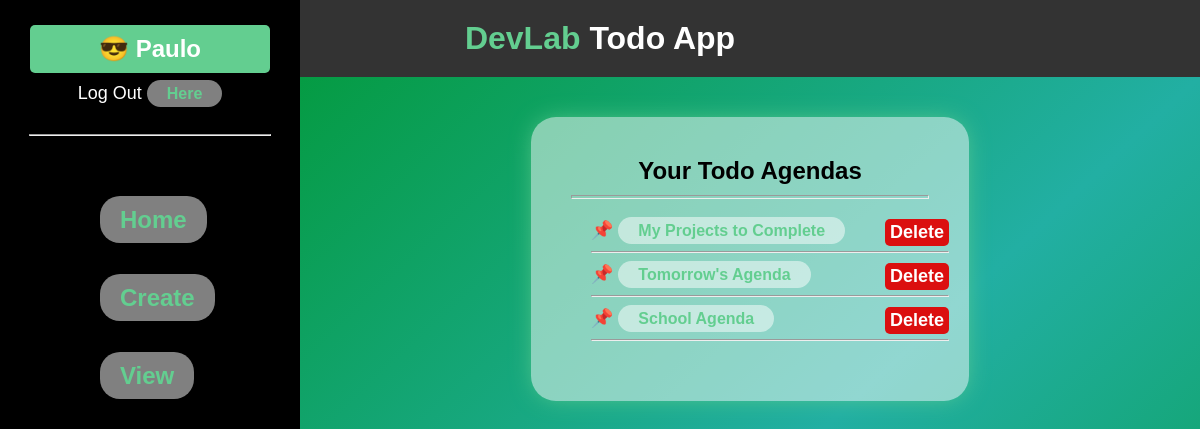
/view/ (signed in), run on the app's committed database.
### main/models.py (models this page shows)
class AgendaList(models.Model):
    user = models.ForeignKey(User, on_delete=models.CASCADE, related_name="agendalist", null=True)
    name = models.CharField(max_length=200)
    def __str__(self,):
        return self.name

### main/views.py (the view)
# urls.py: path('view/', views.viewList, name="View List"),
def viewList(req):
    if req.user.is_authenticated:
        print(dir(req.user))
        print(req.user.agendalist.all ())
        print('[Logged In]')
    return render(req, "main/view_list.html", {})

### main/templates/main/view_list.html (shortened to what this page needs)
{% extends "main/base.html" %}
{% block content %}
    <h2>Your Todo Agendas</h2>
    <hr style="height: 2px; margin: 10px auto; color: rgb(99, 206, 144);">
    {% if user.is_authenticated %}
        <ul class="dv-list-group">
        {% for agenda in user.agendalist.all %}
            <li class="list-item" >
                <a href="/{{agenda.id}}"> {{agenda.name}}</a>
                <a href="/delete/list/{{agenda.id}}" inherit="no" class="pull-right" style="background-color: rgb(219, 15, 15); color: #fff;" >Delete</a>
            </li>
            <hr style="margin: 10px auto; color: rgb(99, 206, 144);">
        {% endfor %}
        </ul>
    {% else %}
        <h4>You are not logged in!</h4>
        <p>Login <a href="/login">Here</a> | Sign Up <a href="/register">Here</a></p>
    {% endif %}
{% endblock %}

### main/templates/main/base.html (shortened to what this page needs)
{% load static %}
<!DOCTYPE html>
<html lang="en">
<head>
    <link rel="stylesheet" href= "{% static 'style.css' %}">
</head>
<body>
    <header id="header">
        <h1 class="logo">DevLab <span>Todo App</span></h1>
    </header>
    <nav class="sidenav">
        <div class="who">
            {% if user.is_authenticated %}
                <h2>😎 {{user.username.title}}</h2>
                <p>Log Out <a href="/logout">Here</a></p>
            {% else %}
                <h2>🐱‍👤 Anonym</h2>
                <p>Log In <a href="/login">Here</a></p>
            {% endif %}
        </div>
        <hr style="width: 80%; margin: auto; ">
        <ul>
            <li><a href="/home">Home</a></li>
            <li><a href="/create">Create</a></li>
            <li><a href="/view">View</a></li>
        </ul>
    </nav>
    <main id="main">
        <div class="content">
            {% block content %}
            {% endblock %}
        </div>
    </main>
</body>
</html>

### main/static/style.css (style rules this page uses)
* { font-family: "Poppins", "Raleway", "montserrat", sans-serif; padding: 0; margin: 0; }
a { padding: 5px 20px; border-radius: 20px; color: rgb(99, 206, 144); background-color: rgb(255, 255, 255, .5); text-decoration: none; font-size: 16px; font-weight: 600; transition: all 300ms; }
p { font-size: 18px; }
a[inherit="no"] { width: fit-content; font-size: 18px; text-align: center; padding: 3px 5px; border-radius: 5px; background-color: rgb(99, 206, 144); border: none; }
.dv-list-group { list-style-type: none; width: 100%; margin: 20px; }
.list-item { text-align: left; font-size: 18px; padding: 2px auto; }
.list-item::before { content: '📌 '; }
.pull-right { float: right; }
ul { list-style: none; }
li { text-align: left; display: block; }
body { height: 100vh; }
#header { padding: 20px; background-color: rgba(0, 0, 0, .8); box-shadow: 0px 10px 25px -5px rgb(99, 206, 144); box-shadow: 0 15px 25px 15px rgb(99, 206, 144); text-align: center; text-justify: center; z-index: 10; }
#header .logo { font-weight: 800; color:rgb(99, 206, 144); }
#header .logo span { color: rgb(255, 255, 255); }
.sidenav { position: fixed; top: 0; left: 0; bottom: 0; width: 300px; background-color:rgba(0, 0, 0, 1) ; transition: all 300ms ease-in-out; }
.who { padding: 20px; color: #fff; text-align: center; background-color: rgba(0, 0, 0, .2); }
.who h2 { padding: 10px 25px; margin: 5px 10px; border-radius: 5px; background-color:rgb(99, 206, 144); ; }
.who p { margin: 10px 0px; }
.who a { padding: 5px 20px; border-radius: 20px; color: rgb(99, 206, 144); background-color: rgb(255, 255, 255, .5); text-decoration: none; font-size: 16px; font-weight: 600; transition: all 300ms; }
.sidenav ul { position: relative; list-style: none; padding: auto; margin: 150px 100px; margin-top: 50px; }
.sidenav ul li { padding: 20px 0px; margin: 10px 0px; }
.sidenav ul li a { padding: 10px 20px; border-radius: 20px; color: rgb(99, 206, 144); background-color: rgb(255, 255, 255, .5); text-decoration: none; font-size: 24px; font-weight: 600; transition: all 300ms; width: 30px; }
#main { margin-left: 300px; background: linear-gradient(to bottom right, rgb(5, 155, 67), rgb(34, 175, 163), rgb(5, 155, 67)); height: 100%; display: block; padding-top: 40px; }
.content { width: fit-content; margin: auto; text-align: center; padding: 40px; background-color: rgb(255, 255, 255, .5); box-shadow: 0 0 25px -5px rgb(99, 206, 144); border-radius: 25px; }

### data on the page
AgendaList: name "My Projects to Complete"
AgendaList: name "Tomorrow's Agenda"
AgendaList: name "School Agenda"

### other printed values
{{ user.username.title }} "Paulo"
